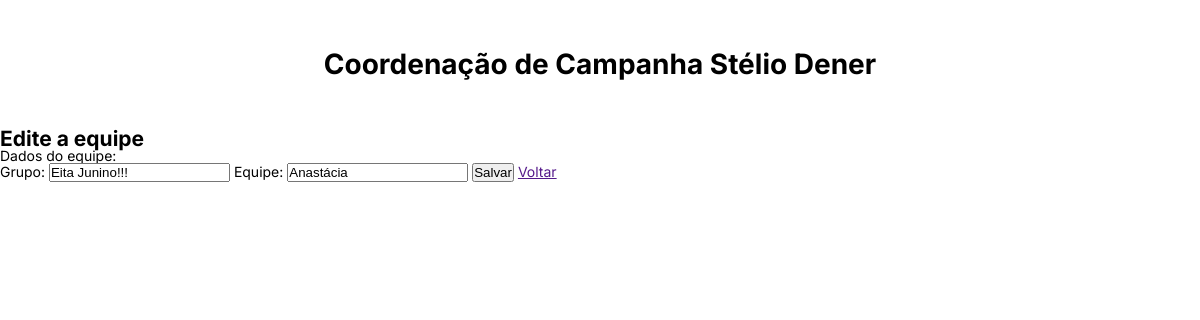
Before: /editar-equipe/11/ with the older database file.
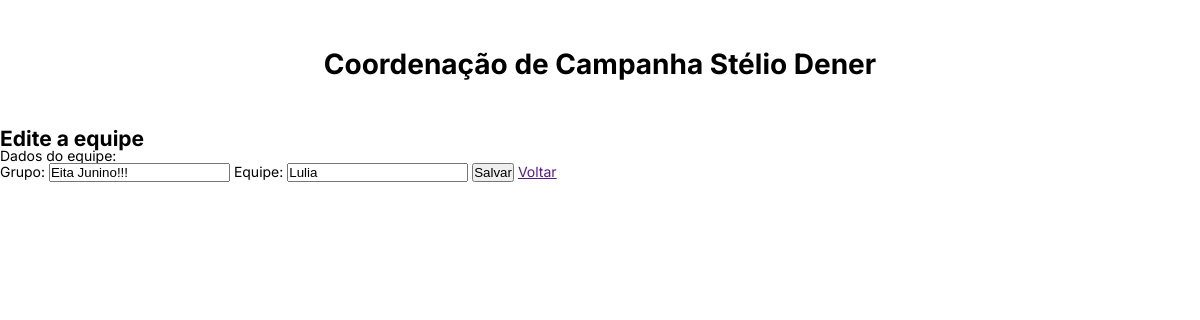
After: the same page with the newer database file.
### base/models.py (models this page shows, shortened)
class Equipe(models.Model):
    grupo = models.ForeignKey(Grupo, null=True, on_delete=models.SET_NULL)
    coordenador = models.ForeignKey(Pessoa, null=True, on_delete=models.SET_NULL)
    updated = models.DateTimeField(auto_now=True)
    created = models.DateTimeField(auto_now_add=True)

class Pessoa(models.Model):
    nome = models.CharField(max_length=200)
    telefone = models.CharField(max_length=20, null=True, blank=True)
    logradouro = models.CharField(max_length=200, null=True, blank=True)
    bairro = models.CharField(max_length=200, null=True, blank=True)
    cidade = models.CharField(max_length=200, null=True, blank=True)
    cep = models.CharField(max_length=10, null=True, blank=True)
    cpf = models.CharField(max_length=14, null=True, blank=True, unique=True)
    nascimento = models.CharField(max_length=10, null=True, blank=True)
    updated = models.DateTimeField(auto_now=True)
    created = models.DateTimeField(auto_now_add=True)
    def __str__(self):
        return self.nome

class Grupo(models.Model):
    grupo = models.CharField(max_length=200)
    rgb = models.CharField(max_length=9, null=True, blank=True)
    updated = models.DateTimeField(auto_now=True)
    created = models.DateTimeField(auto_now_add=True)
    def __str__(self):
        return self.grupo

### base/views.py (the view, shortened to what this page needs)
# urls.py: path('editar-equipe/<str:pk>/', views.editarEquipe, name='editar-equipe'),
def editarEquipe(request, pk):
    equipe = Equipe.objects.get(id=pk)
    grupos = Grupo.objects.all()
    equipes = Equipe.objects.all()
    context = {'título': 'Edite a equipe', 'hierarquia': 'equipe',
               'equipeSelecionada': equipe, 'grupos': grupos, 'equipes': equipes}
    return render(request, 'base/editar_colaborador.html', context)

### base/templates/base/editar_colaborador.html (shortened to what this page needs)
{% extends 'main.html' %}
{% block content %}
<div>
    <h2>{{título}}</h2>
    <form method="POST" action="">
        <p>Dados do {{hierarquia}}:</p>
            <label for="grupo">Grupo:</label>
            <input required type="text" value="{{equipeSelecionada.grupo}}" name="grupo" list="grupo-list">
            <label for="equipe">Equipe:</label>
            <input required type="text" value="{{equipeSelecionada.coordenador}}" name="coordenador" list="equipe-list">
        <button>Salvar</button>
        <a href="{{request.META.HTTP_REFERER}}">Voltar</a>
    </form>
</div>
{% endblock content %}

Changed rows visible on the page:
changed Equipe "Eita Junino!!!": coordenador "Anastácia" → "Lulia"
